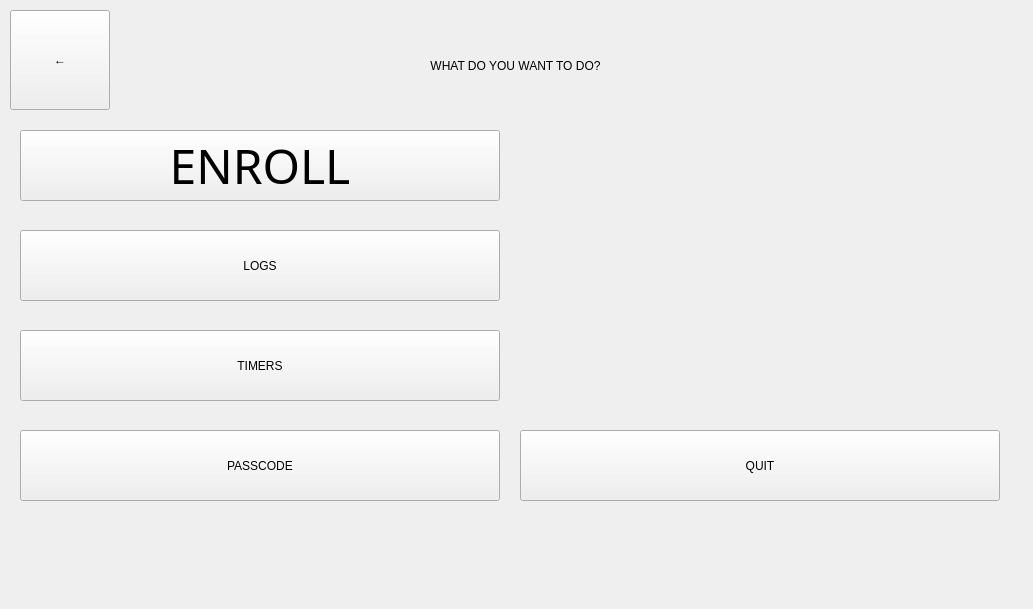
   <widget class="QWidget" name="settings">
    <widget class="QLabel" name="background_set">
     <property name="geometry">
      <rect>
       <x>0</x>
       <y>0</y>
       <width>1024</width>
       <height>600</height>
      </rect>
     </property>
     <property name="text">
      <string/>
     </property>
     <property name="pixmap">
      <pixmap>emoto2.png</pixmap>
     </property>
    </widget>
    <widget class="QLabel" name="label_set">
     <property name="geometry">
      <rect>
       <x>115</x>
       <y>30</y>
       <width>801</width>
       <height>71</height>
      </rect>
     </property>
     <property name="styleSheet">
      <string notr="true">	border-style: solid;
	border-color: rgb(146, 150, 150);
	border-width: 3px;
	border-radius: 16px;
	color: rgb(146, 150, 150);
	font: 900 36pt &quot;Calibri Light&quot;;
	background-image (&quot;C:\Users\mjszo\Desktop\1\graphic\blang.png&quot;)
   </string>
     </property>
     <property name="text">
      <string>WHAT DO YOU WANT TO DO?</string>
     </property>
     <property name="alignment">
      <set>Qt::AlignCenter</set>
     </property>
    </widget>
    <widget class="QPushButton" name="button_1_set">
     <property name="geometry">
      <rect>
       <x>20</x>
       <y>130</y>
       <width>480</width>
       <height>71</height>
      </rect>
     </property>
     <property name="font">
      <font>
       <family>Calibri Light</family>
       <pointsize>36</pointsize>
       <weight>37</weight>
       <italic>false</italic>
       <bold>false</bold>
      </font>
     </property>
     <property name="styleSheet">
      <string notr="true">	border-style: solid;
	border-width: 3px;
	border-radius: 16px;
	color: rgb(146, 150, 150);
	font: 300 36pt &quot;Calibri Light&quot;;
	background-image (&quot;C:\Users\mjszo\Desktop\1\graphic\blang.png&quot;)</string>
     </property>
     <property name="text">
      <string>ENROLL</string>
     </property>
    </widget>
    <widget class="QPushButton" name="button_2_set">
     <property name="geometry">
      <rect>
       <x>20</x>
       <y>230</y>
       <width>480</width>
       <height>71</height>
      </rect>
     </property>
     <property name="styleSheet">
      <string notr="true">	border-style: solid;
	border-width: 3px;
	border-radius: 16px;
	color: rgb(146, 150, 150);
	font: 300 36pt &quot;Calibri Light&quot;;
	background-image (&quot;C:\Users\mjszo\Desktop\1\graphic\blang.png&quot;)</string>
     </property>
     <property name="text">
      <string>LOGS</string>
     </property>
    </widget>
    <widget class="QPushButton" name="button_3_set">
     <property name="geometry">
      <rect>
       <x>20</x>
       <y>330</y>
       <width>480</width>
       <height>71</height>
      </rect>
     </property>
     <property name="styleSheet">
      <string notr="true">	border-style: solid;
	border-width: 3px;
	border-radius: 16px;
	color: rgb(146, 150, 150);
	font: 300 36pt &quot;Calibri Light&quot;;
	background-image (&quot;C:\Users\mjszo\Desktop\1\graphic\blang.png&quot;)</string>
     </property>
     <property name="text">
      <string>TIMERS</string>
     </property>
    </widget>
    <widget class="QPushButton" name="button_back_set">
     <property name="geometry">
      <rect>
       <x>10</x>
       <y>10</y>
       <width>100</width>
       <height>100</height>
      </rect>
     </property>
     <property name="styleSheet">
      <string notr="true">	border-style: solid;
	border-width: 3px;
	border-radius: 16px;
	border-color: rgb(225,225,225);
	color: rgb(146, 150, 150);
	font: 300 60pt &quot;Calibri Light&quot; ;
	font-weight: bold;
	background-image (&quot;C:\Users\mjszo\Desktop\1\graphic\blang.png&quot;)</string>
     </property>
     <property name="text">
      <string>←</string>
     </property>
    </widget>
    <widget class="QPushButton" name="button_4_set">
     <property name="geometry">
      <rect>
       <x>20</x>
       <y>430</y>
       <width>480</width>
       <height>71</height>
      </rect>
     </property>
     <property name="styleSheet">
      <string notr="true">	border-style: solid;
	border-width: 3px;
	border-radius: 16px;
	color: rgb(146, 150, 150);
	font: 300 36pt &quot;Calibri Light&quot;;
	background-image (&quot;C:\Users\mjszo\Desktop\1\graphic\blang.png&quot;)</string>
     </property>
     <property name="text">
      <string>PASSCODE</string>
     </property>
    </widget>
    <widget class="QPushButton" name="button_5_set">
     <property name="geometry">
      <rect>
       <x>520</x>
       <y>430</y>
       <width>480</width>
       <height>71</height>
      </rect>
     </property>
     <property name="styleSheet">
      <string notr="true">	border-style: solid;
	border-width: 3px;
	border-radius: 16px;
	color: rgb(146, 150, 150);
	font: 300 36pt &quot;Calibri Light&quot;;
	background-image (&quot;C:\Users\mjszo\Desktop\1\graphic\blang.png&quot;)</string>
     </property>
     <property name="text">
      <string>QUIT</string>
     </property>
    </widget>
   </widget>
